Frame 1 (no input): blank canvas, image omitted
Frame 60 (no input): blank canvas, image omitted
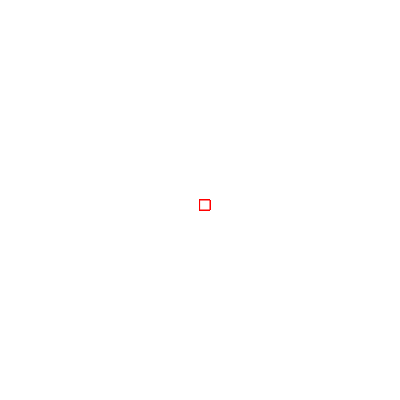
Frame 120 (the mouse pressed at the canvas centre since frame 60)

The p5.js sketch whose frames 1 and 60 were blank and that drew this single picture after the mouse press (run headless with seeded random() and noise() and a simulated clock; from frame 60 on, the mouse is pressed at the canvas centre):

// p5.js sketch
// ── sketch.js
//Projeto 1-
function setup() {
  createCanvas(400, 400);
}

function draw() {
  stroke("red")
  fill("0,0,0");

  if(mouseIsPressed)
    rect(mouseX,mouseY,10,10)
}
